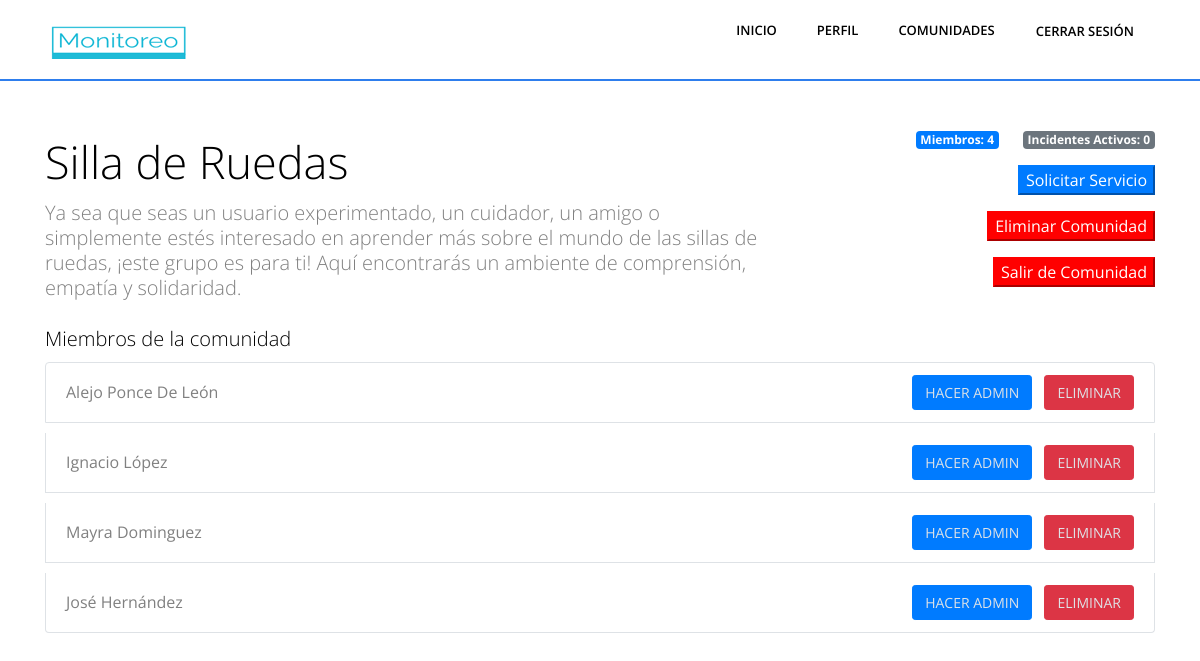
Screenshot of /administrar-comunidad/1 (signed in) with the database file from the repository.
### Aplicaciones/Monitoreo/models.py (models this page shows, shortened)
class Comunidad(models.Model):
    nombre = models.CharField(max_length=100)
    descripcion = models.CharField(max_length=255, null=True)

class ComunidadPerfil(models.Model):
    comunidad = models.ForeignKey(Comunidad, on_delete=models.CASCADE)
    perfil = models.ForeignKey('Perfil', on_delete=models.CASCADE)
    esAdmin = models.BooleanField(default=False)
    """ observador, un miembro de la comunidad no afectado por la tematica de la comunidad (usuarios silla de rueda) """
    observador = models.BooleanField(default=True)

class Perfil(models.Model):
    user = models.OneToOneField(User, on_delete=models.CASCADE)
    nombre = models.CharField(max_length=100)
    apellido = models.CharField(max_length=100)
    email = models.CharField(max_length=100, blank=True, null=True)
    direccion = models.CharField(max_length=100, blank=True, null=True)
    departamento = models.CharField(max_length=100, blank=True, null=True)
    comunidades = models.ManyToManyField(Comunidad, through=ComunidadPerfil, related_name='comunidades', blank=True)
    lineas = models.ManyToManyField(LineaTransporte, through=LineaPerfil, related_name='lineas', blank=True)
    profile_picture = models.ImageField(upload_to='profile_pics/', blank=True, null=True)
    ultima_latitud = models.FloatField(null=True, blank=True)
    ultima_longitud = models.FloatField(null=True, blank=True)

### Aplicaciones/Monitoreo/views.py (the view, shortened to what this page needs)
# urls.py: path('administrar-comunidad/<int:id_comunidad>', views.administrar_comunidad, name='administrar_comunidad'),
def administrar_comunidad(request, id_comunidad):
    admin = User.objects.get(is_superuser=True)
    perfil = Perfil.objects.get(user=request.user)
    perfil = Perfil.objects.get(user=request.user)
    comunidad_perfiles = ComunidadPerfil.objects.filter(comunidad=id_comunidad).exclude(perfil=perfil)
    cantidad_miembros = comunidad_perfiles.count()
    group_names = requestGroups(request)
    comunidad = get_object_or_404(Comunidad, pk=id_comunidad)
    categorias = Categoria.objects.all()
    form = SolicitudServicio()
    context = { 'comunidad_perfiles': comunidad_perfiles,
               'form': form,
               'id_comunidad': id_comunidad,
               'comunidad':comunidad,
               'groups':group_names,
               'cantidad_miembros':cantidad_miembros,
               'categorias':categorias
               }
    return render(request, 'administrar_comunidad.html', context)

### Aplicaciones/Monitoreo/views.py (called while the page is built)
def requestGroups(request):
    user = request.user
    user_groups = user.groups.all()
    group_names = [group.name for group in user_groups]
    return group_names

### Aplicaciones/Monitoreo/templates/administrar_comunidad.html (shortened to what this page needs)
{% load static %}
<html lang="es">
<head>
</head>
<body>
    {% include 'fragments/head.html' %}
        <body class="body-wrapper" data-spy="scroll" data-target=".privacy-nav">
            {% include 'fragments/header.html' %}
      <div class="container mt-5">
        <div class="row">
          <div class="col-md-8">
            <h1>{{ comunidad.nombre }}</h1>
            <p class="lead">{{ comunidad.descripcion }}</p>
          </div>
          <div class="col-md-4">
            <div class="d-flex justify-content-end">
              <div class="mr-4">
                <span class="badge badge-primary">Miembros: {{ cantidad_miembros}}</span>
              </div>
              <div>
                <span class="badge badge-secondary">Incidentes Activos: 0</span>
              </div>
              </div>
              <div class="d-flex justify-content-end mt-3">
                <button type="button" class=" btn-primary" data-toggle="modal" data-target="#popupServicio">Solicitar Servicio</button>
              </div>
              <div class="d-flex justify-content-end mt-3">
                <button type="button" class=" btn-primary" data-toggle="modal" data-target="#popupEliminar" style="background-color: red;border-color: red;">Eliminar Comunidad</button>
              </div>
              {% if comunidad_perfiles %}
              <div class="d-flex justify-content-end mt-3">
                <a href="{% url 'salir_comunidad' comunidad_id=comunidad.id  pag_redirect='mis_comunidades' tipo='admin' %}"><button type="button" class=" btn-primary" style="background-color: red;border-color: red;">Salir de Comunidad</button></a>
              </div>
              {% endif %}
          </div>
        </div>
        <br>
        <h3>Miembros de la comunidad</h3>
        <ul class="list-group member-list">
            {% for miembro in comunidad_perfiles %}
            {% if miembro.esAdmin %}
          <li class="list-group-item d-flex justify-content-between align-items-center">
            <span>{{ miembro.perfil.nombre }} {{ miembro.perfil.apellido }} <em><strong>ADMINISTRADOR</strong></em></span>
            <div>
                <a href="{% url 'sacar_admin' perfil_id=miembro.perfil.id  comunidad_id=comunidad.id %}"><button class="btn btn-sm btn-admin mr-2">Sacar Admin</button></a>
                <a href="{% url 'eliminar_miembro' perfil_id=miembro.perfil.id  comunidad_id=comunidad.id %}"><button class="btn btn-sm btn-delete">Eliminar</button></a>
            </div>
          </li>
          {% else %}
          <li class="list-group-item d-flex justify-content-between align-items-center">
            <span>{{ miembro.perfil.nombre }} {{ miembro.perfil.apellido }}</span>
            <div>
                <a href="{% url 'designar_admin' perfil_id=miembro.perfil.id  comunidad_id=comunidad.id %}"><button class="btn btn-sm btn-admin mr-2">Hacer Admin</button></a>
              <a href="{% url 'eliminar_miembro' perfil_id=miembro.perfil.id  comunidad_id=comunidad.id %}"><button class="btn btn-sm btn-delete">Eliminar</button></a>
            </div>
          </li>
          {% endif %}
          {% endfor %}
        </ul>
      </div>
</body>
</html>

### Aplicaciones/Monitoreo/static/css/style.css (style rules this page uses)
body { font-family: "Open Sans", sans-serif; -webkit-font-smoothing: antialiased; }
h1, h2, h3, h4, h5, h6 { font-family: "Open Sans", sans-serif; color: #000; font-weight: 300; }
h1 { font-size: 45px; line-height: 61px; }
h3 { font-size: 20px; line-height: 30px; }
p, li, blockquote, label { font-size: 16px; letter-spacing: 0; line-height: 25px; color: #808080; margin-bottom: 0; }
body { overflow-x: hidden; }
a { font-size: inherit; color: inherit; }
.btn { text-transform: uppercase; }
.list-group-item { background-color: transparent; border: none; }

### Aplicaciones/Monitoreo/templates/fragments/head.html (style rules this page uses)
.member-list li { border: 1px solid #dee2e6; margin-bottom: 10px; }
.member-list li .btn { padding: 6px 12px; }
.member-list li .btn-admin { background-color: #007bff; border-color: #007bff; color:#dee2e6 }
.member-list li .btn-delete { background-color: #dc3545; border-color: #dc3545; color:#dee2e6 }

### rows the page displays
Comunidad: nombre "Silla de Ruedas", descripcion "Ya sea que seas un usuario experimentado, un cuidador, un amigo o simplemente estés interesado en aprender más sobre el mundo de las sillas de ruedas, ¡este grupo es para ti! Aquí encontrarás un ambiente de comprensión, empatía y solidaridad."
ComunidadPerfil: perfil.nombre "Alejo", perfil.apellido "Ponce De León"
ComunidadPerfil: perfil.nombre "Ignacio", perfil.apellido "López"
ComunidadPerfil: perfil.nombre "Mayra", perfil.apellido "Dominguez"
ComunidadPerfil: perfil.nombre "José", perfil.apellido "Hernández"

### other values shown
{{ cantidad_miembros }} "4"
